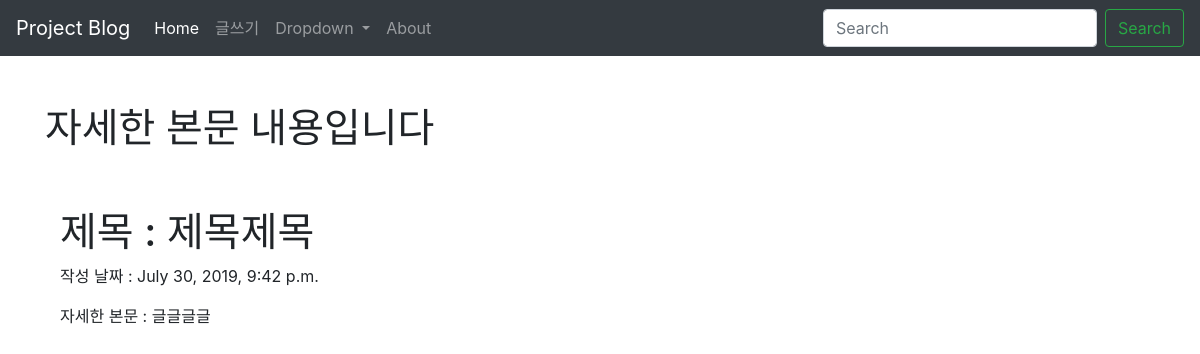
The app's page /blog/4 with its own data.
### blog/models.py (models this page shows, shortened)
class Blog(models.Model):
    title = models.CharField(max_length=200)
    pub_date = models.DateTimeField('date published')
    body = models.TextField()

### blog/views.py (the view)
# urls.py: path('<int:blog_id>', views.detail, name="detail"),
def detail(request, blog_id):
    blog_detail = get_object_or_404(Blog, pk = blog_id)
    return render(request, 'detail.html', {'blog':blog_detail})

### blog/templates/detail.html
{% extends 'base.html' %}
{%block content%}
    </body>
      <br><br>
      <h1>자세한 본문 내용입니다</h1>
      <div class = "container">
          <br><br>
          <h1>제목 : {{blog.title}} </h1>
          <p>작성 날짜 : {{blog.pub_date}} </p>
          <p>자세한 본문 : {{blog.body}} </p>
      </div>
</body>
{% endblock %}

### records on screen
Blog: title "제목제목", pub_date "July 30, 2019, 9:42 p.m.", body "글글글글"
